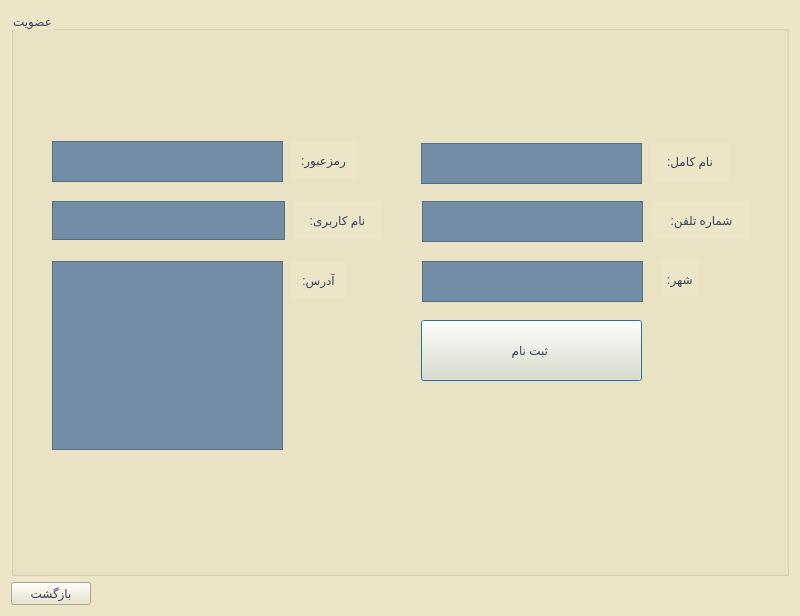
<?xml version="1.0" encoding="UTF-8"?>
<ui version="4.0">
 <class>SignUpClient</class>
 <widget class="QDialog" name="SignUpClient">
  <property name="geometry">
   <rect>
    <x>0</x>
    <y>0</y>
    <width>800</width>
    <height>616</height>
   </rect>
  </property>
  <property name="windowTitle">
   <string>Dialog</string>
  </property>
  <property name="styleSheet">
   <string notr="true">background-color: rgb(236, 229, 199);
</string>
  </property>
  <layout class="QGridLayout" name="gridLayout">
   <item row="1" column="0">
    <widget class="QPushButton" name="pushButton_3">
     <property name="styleSheet">
      <string notr="true">font: 14pt &quot;Lalezar&quot;;
color: rgb(53, 66, 89);
</string>
     </property>
     <property name="text">
      <string>بازگشت</string>
     </property>
    </widget>
   </item>
   <item row="1" column="1">
    <spacer name="horizontalSpacer">
     <property name="orientation">
      <enum>Qt::Horizontal</enum>
     </property>
     <property name="sizeHint" stdset="0">
      <size>
       <width>40</width>
       <height>20</height>
      </size>
     </property>
    </spacer>
   </item>
   <item row="0" column="0" colspan="2">
    <widget class="QGroupBox" name="groupBox">
     <property name="styleSheet">
      <string notr="true">color: rgb(53, 66, 89);
font: 20pt &quot;Lalezar&quot;;</string>
     </property>
     <property name="title">
      <string>عضویت</string>
     </property>
     <widget class="QTextEdit" name="textEdit_16">
      <property name="geometry">
       <rect>
        <x>41</x>
        <y>250</y>
        <width>231</width>
        <height>189</height>
       </rect>
      </property>
      <property name="styleSheet">
       <string notr="true">background-color: rgb(116, 141, 166);
font: 12pt &quot;Lalezar&quot;;</string>
      </property>
      <property name="html">
       <string>&lt;!DOCTYPE HTML PUBLIC &quot;-//W3C//DTD HTML 4.0//EN&quot; &quot;http://www.w3.org/TR/REC-html40/strict.dtd&quot;&gt;
&lt;html&gt;&lt;head&gt;&lt;meta name=&quot;qrichtext&quot; content=&quot;1&quot; /&gt;&lt;meta charset=&quot;utf-8&quot; /&gt;&lt;style type=&quot;text/css&quot;&gt;
p, li { white-space: pre-wrap; }
&lt;/style&gt;&lt;/head&gt;&lt;body style=&quot; font-family:'Lalezar'; font-size:12pt; font-weight:400; font-style:normal;&quot;&gt;
&lt;p style=&quot;-qt-paragraph-type:empty; margin-top:0px; margin-bottom:0px; margin-left:0px; margin-right:0px; -qt-block-indent:0; text-indent:0px; font-family:'MS Shell Dlg 2'; font-size:7.8pt;&quot;&gt;&lt;br /&gt;&lt;/p&gt;&lt;/body&gt;&lt;/html&gt;</string>
      </property>
     </widget>
     <widget class="QTextEdit" name="textEdit_17">
      <property name="geometry">
       <rect>
        <x>411</x>
        <y>250</y>
        <width>221</width>
        <height>41</height>
       </rect>
      </property>
      <property name="styleSheet">
       <string notr="true">background-color: rgb(116, 141, 166);
font: 12pt &quot;Lalezar&quot;;</string>
      </property>
      <property name="html">
       <string>&lt;!DOCTYPE HTML PUBLIC &quot;-//W3C//DTD HTML 4.0//EN&quot; &quot;http://www.w3.org/TR/REC-html40/strict.dtd&quot;&gt;
&lt;html&gt;&lt;head&gt;&lt;meta name=&quot;qrichtext&quot; content=&quot;1&quot; /&gt;&lt;meta charset=&quot;utf-8&quot; /&gt;&lt;style type=&quot;text/css&quot;&gt;
p, li { white-space: pre-wrap; }
&lt;/style&gt;&lt;/head&gt;&lt;body style=&quot; font-family:'Lalezar'; font-size:12pt; font-weight:400; font-style:normal;&quot;&gt;
&lt;p style=&quot;-qt-paragraph-type:empty; margin-top:0px; margin-bottom:0px; margin-left:0px; margin-right:0px; -qt-block-indent:0; text-indent:0px; font-family:'MS Shell Dlg 2'; font-size:7.8pt;&quot;&gt;&lt;br /&gt;&lt;/p&gt;&lt;/body&gt;&lt;/html&gt;</string>
      </property>
     </widget>
     <widget class="QPushButton" name="pushButton">
      <property name="geometry">
       <rect>
        <x>410</x>
        <y>309</y>
        <width>221</width>
        <height>61</height>
       </rect>
      </property>
      <property name="styleSheet">
       <string notr="true">color: rgb(53, 66, 89);
font: 14pt &quot;Lalezar&quot;;

</string>
      </property>
      <property name="text">
       <string>ثبت نام </string>
      </property>
      <property name="default">
       <bool>true</bool>
      </property>
      <property name="flat">
       <bool>false</bool>
      </property>
     </widget>
     <widget class="QLabel" name="label_6">
      <property name="geometry">
       <rect>
        <x>640</x>
        <y>132</y>
        <width>78</width>
        <height>38</height>
       </rect>
      </property>
      <property name="styleSheet">
       <string notr="true">font: 12pt &quot;Lalezar&quot;;
</string>
      </property>
      <property name="text">
       <string>نام کامل:</string>
      </property>
      <property name="textFormat">
       <enum>Qt::RichText</enum>
      </property>
      <property name="alignment">
       <set>Qt::AlignCenter</set>
      </property>
     </widget>
     <widget class="QTextEdit" name="textEdit_12">
      <property name="geometry">
       <rect>
        <x>410</x>
        <y>132</y>
        <width>221</width>
        <height>41</height>
       </rect>
      </property>
      <property name="styleSheet">
       <string notr="true">background-color: rgb(116, 141, 166);
font: 12pt &quot;Lalezar&quot;;</string>
      </property>
      <property name="html">
       <string>&lt;!DOCTYPE HTML PUBLIC &quot;-//W3C//DTD HTML 4.0//EN&quot; &quot;http://www.w3.org/TR/REC-html40/strict.dtd&quot;&gt;
&lt;html&gt;&lt;head&gt;&lt;meta name=&quot;qrichtext&quot; content=&quot;1&quot; /&gt;&lt;meta charset=&quot;utf-8&quot; /&gt;&lt;style type=&quot;text/css&quot;&gt;
p, li { white-space: pre-wrap; }
&lt;/style&gt;&lt;/head&gt;&lt;body style=&quot; font-family:'Lalezar'; font-size:12pt; font-weight:400; font-style:normal;&quot;&gt;
&lt;p style=&quot;-qt-paragraph-type:empty; margin-top:0px; margin-bottom:0px; margin-left:0px; margin-right:0px; -qt-block-indent:0; text-indent:0px; font-family:'MS Shell Dlg 2'; font-size:7.8pt;&quot;&gt;&lt;br /&gt;&lt;/p&gt;&lt;/body&gt;&lt;/html&gt;</string>
      </property>
     </widget>
     <widget class="QTextEdit" name="textEdit_15">
      <property name="geometry">
       <rect>
        <x>411</x>
        <y>190</y>
        <width>221</width>
        <height>41</height>
       </rect>
      </property>
      <property name="styleSheet">
       <string notr="true">background-color: rgb(116, 141, 166);
font: 12pt &quot;Lalezar&quot;;</string>
      </property>
      <property name="html">
       <string>&lt;!DOCTYPE HTML PUBLIC &quot;-//W3C//DTD HTML 4.0//EN&quot; &quot;http://www.w3.org/TR/REC-html40/strict.dtd&quot;&gt;
&lt;html&gt;&lt;head&gt;&lt;meta name=&quot;qrichtext&quot; content=&quot;1&quot; /&gt;&lt;meta charset=&quot;utf-8&quot; /&gt;&lt;style type=&quot;text/css&quot;&gt;
p, li { white-space: pre-wrap; }
&lt;/style&gt;&lt;/head&gt;&lt;body style=&quot; font-family:'Lalezar'; font-size:12pt; font-weight:400; font-style:normal;&quot;&gt;
&lt;p style=&quot;-qt-paragraph-type:empty; margin-top:0px; margin-bottom:0px; margin-left:0px; margin-right:0px; -qt-block-indent:0; text-indent:0px; font-family:'MS Shell Dlg 2'; font-size:7.8pt;&quot;&gt;&lt;br /&gt;&lt;/p&gt;&lt;/body&gt;&lt;/html&gt;</string>
      </property>
     </widget>
     <widget class="QLabel" name="label_10">
      <property name="geometry">
       <rect>
        <x>641</x>
        <y>190</y>
        <width>99</width>
        <height>38</height>
       </rect>
      </property>
      <property name="styleSheet">
       <string notr="true">font: 12pt &quot;Lalezar&quot;;
</string>
      </property>
      <property name="text">
       <string>شماره تلفن:</string>
      </property>
      <property name="alignment">
       <set>Qt::AlignCenter</set>
      </property>
     </widget>
     <widget class="QLabel" name="label_12">
      <property name="geometry">
       <rect>
        <x>650</x>
        <y>249</y>
        <width>38</width>
        <height>38</height>
       </rect>
      </property>
      <property name="styleSheet">
       <string notr="true">font: 12pt &quot;Lalezar&quot;;

</string>
      </property>
      <property name="text">
       <string>شهر:</string>
      </property>
      <property name="alignment">
       <set>Qt::AlignCenter</set>
      </property>
     </widget>
     <widget class="QLabel" name="label_8">
      <property name="geometry">
       <rect>
        <x>280</x>
        <y>130</y>
        <width>65</width>
        <height>38</height>
       </rect>
      </property>
      <property name="styleSheet">
       <string notr="true">font: 12pt &quot;Lalezar&quot;;
</string>
      </property>
      <property name="text">
       <string>رمزعبور:</string>
      </property>
      <property name="alignment">
       <set>Qt::AlignCenter</set>
      </property>
     </widget>
     <widget class="QTextEdit" name="textEdit_13">
      <property name="geometry">
       <rect>
        <x>41</x>
        <y>130</y>
        <width>231</width>
        <height>41</height>
       </rect>
      </property>
      <property name="styleSheet">
       <string notr="true">background-color: rgb(116, 141, 166);
font: 12pt &quot;Lalezar&quot;;</string>
      </property>
      <property name="html">
       <string>&lt;!DOCTYPE HTML PUBLIC &quot;-//W3C//DTD HTML 4.0//EN&quot; &quot;http://www.w3.org/TR/REC-html40/strict.dtd&quot;&gt;
&lt;html&gt;&lt;head&gt;&lt;meta name=&quot;qrichtext&quot; content=&quot;1&quot; /&gt;&lt;meta charset=&quot;utf-8&quot; /&gt;&lt;style type=&quot;text/css&quot;&gt;
p, li { white-space: pre-wrap; }
&lt;/style&gt;&lt;/head&gt;&lt;body style=&quot; font-family:'Lalezar'; font-size:12pt; font-weight:400; font-style:normal;&quot;&gt;
&lt;p style=&quot;-qt-paragraph-type:empty; margin-top:0px; margin-bottom:0px; margin-left:0px; margin-right:0px; -qt-block-indent:0; text-indent:0px; font-family:'MS Shell Dlg 2'; font-size:7.8pt;&quot;&gt;&lt;br /&gt;&lt;/p&gt;&lt;/body&gt;&lt;/html&gt;</string>
      </property>
     </widget>
     <widget class="QLabel" name="label_9">
      <property name="geometry">
       <rect>
        <x>283</x>
        <y>190</y>
        <width>87</width>
        <height>38</height>
       </rect>
      </property>
      <property name="styleSheet">
       <string notr="true">font: 12pt &quot;Lalezar&quot;;
</string>
      </property>
      <property name="text">
       <string>نام کاربری:</string>
      </property>
      <property name="textFormat">
       <enum>Qt::AutoText</enum>
      </property>
      <property name="alignment">
       <set>Qt::AlignCenter</set>
      </property>
     </widget>
     <widget class="QTextEdit" name="textEdit_14">
      <property name="geometry">
       <rect>
        <x>41</x>
        <y>190</y>
        <width>233</width>
        <height>39</height>
       </rect>
      </property>
      <property name="styleSheet">
       <string notr="true">background-color: rgb(116, 141, 166);
font: 12pt &quot;Lalezar&quot;;</string>
      </property>
      <property name="html">
       <string>&lt;!DOCTYPE HTML PUBLIC &quot;-//W3C//DTD HTML 4.0//EN&quot; &quot;http://www.w3.org/TR/REC-html40/strict.dtd&quot;&gt;
&lt;html&gt;&lt;head&gt;&lt;meta name=&quot;qrichtext&quot; content=&quot;1&quot; /&gt;&lt;meta charset=&quot;utf-8&quot; /&gt;&lt;style type=&quot;text/css&quot;&gt;
p, li { white-space: pre-wrap; }
&lt;/style&gt;&lt;/head&gt;&lt;body style=&quot; font-family:'Lalezar'; font-size:12pt; font-weight:400; font-style:normal;&quot;&gt;
&lt;p style=&quot;-qt-paragraph-type:empty; margin-top:0px; margin-bottom:0px; margin-left:0px; margin-right:0px; -qt-block-indent:0; text-indent:0px; font-family:'MS Shell Dlg 2'; font-size:7.8pt;&quot;&gt;&lt;br /&gt;&lt;/p&gt;&lt;/body&gt;&lt;/html&gt;</string>
      </property>
     </widget>
     <widget class="QLabel" name="label_11">
      <property name="geometry">
       <rect>
        <x>280</x>
        <y>250</y>
        <width>55</width>
        <height>38</height>
       </rect>
      </property>
      <property name="styleSheet">
       <string notr="true">font: 12pt &quot;Lalezar&quot;;

</string>
      </property>
      <property name="text">
       <string>آدرس:</string>
      </property>
      <property name="alignment">
       <set>Qt::AlignCenter</set>
      </property>
     </widget>
    </widget>
   </item>
  </layout>
 </widget>
 <resources/>
 <connections/>
</ui>
